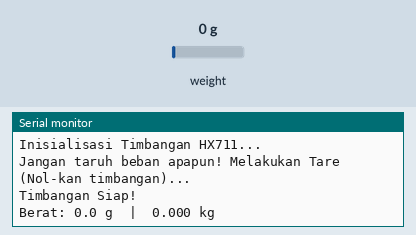
This sketch was run on a simulated ESP8266 (NodeMCU). On the bench: the last lines printed to the serial monitor. The test bench sets the inputs (shaded band); at power-on: weight on the scale 0 g.

Above: at 3.7 s.
3.8 s: weight on the scale set to 100 g
At 5.4 s:
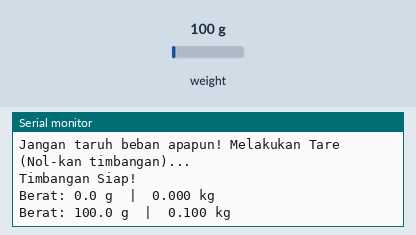
5.6 s: weight on the scale set to 1250 g
At 6.7 s:
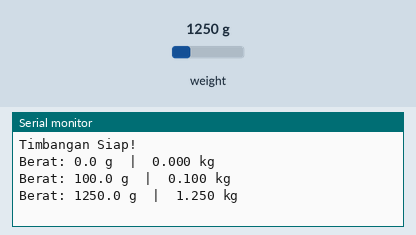
Timing chart, 0 to 8.6 s (numbered marks = the images above; inputs shaded):
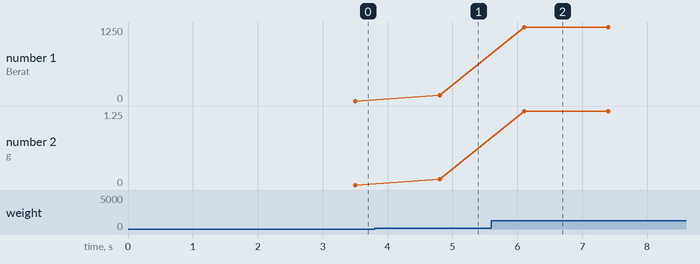

The sketch:

Timbangan.ino
```cpp
#include <Arduino.h>
#include "HX711.h"

// Pin sesuai susunan ESP8266 kamu
const int LOADCELL_DOUT_PIN = D7; // GPIO13 (DT)
const int LOADCELL_SCK_PIN  = D6; // GPIO12 (SCK)

HX711 scale;

// Nilai awal kalibrasi untuk load cell 20kg (wajib disesuaikan nanti)
float calibration_factor = 105.0;

void setup() {
  Serial.begin(115200);
  delay(500);
  Serial.println("\nInisialisasi Timbangan HX711...");

  scale.begin(LOADCELL_DOUT_PIN, LOADCELL_SCK_PIN);
  scale.set_scale(calibration_factor);

  Serial.println("Jangan taruh beban apapun! Melakukan Tare (Nol-kan timbangan)...");
  delay(1000);
  scale.tare(); // Reset angka ke 0
  Serial.println("Timbangan Siap!");
}

void loop() {
  if (scale.is_ready()) {
    // Ambil rata-rata dari 10 kali pembacaan agar angka stabil tidak lompat-lompat
    float beratGram = scale.get_units(10);

    // Hilangkan noise minus kecil saat kosong (misal -0.2g dianggap 0)
    if (beratGram < 1.0 && beratGram > -1.0) {
      beratGram = 0.0;
    }

    float beratKg = beratGram / 1000.0;

    Serial.print("Berat: ");
    Serial.print(beratGram, 1);
    Serial.print(" g  |  ");
    Serial.print(beratKg, 3);
    Serial.println(" kg");
  } else {
    Serial.println("HX711 tidak terdeteksi, cek kabel DT/SCK!");
  }

  delay(300);
}
```

Measured:
- after the input at 3.8 s, the serial monitor: prints a new line after 1.0 s (image 1)
- after the input at 5.6 s, the serial monitor: prints a new line after 0.50 s (image 2)
- plotted number 1: 0 → 100 after the input at 3.8 s, 100 → 1250 after the input at 5.6 s
- plotted number 2: 0 → 0.1 after the input at 3.8 s, 0.1 → 1.25 after the input at 5.6 s
